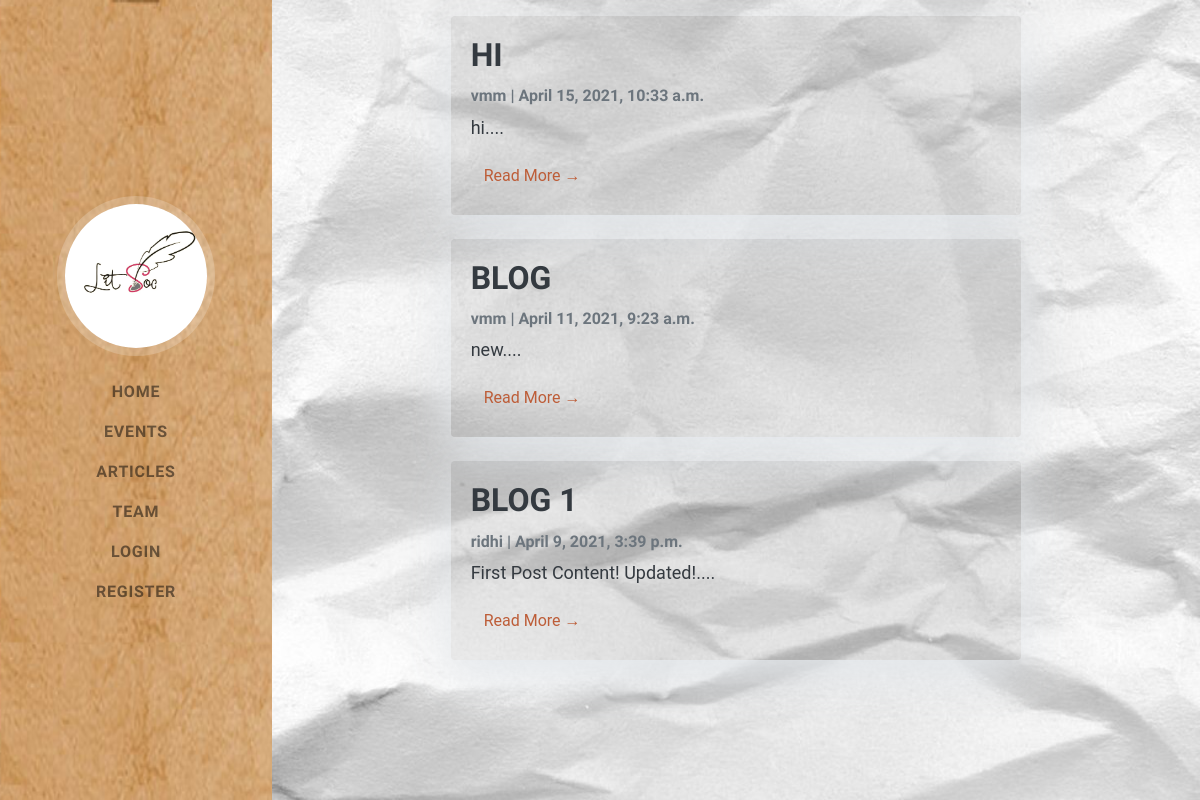
/writing/articles/, run on an earlier commit of the app's database.
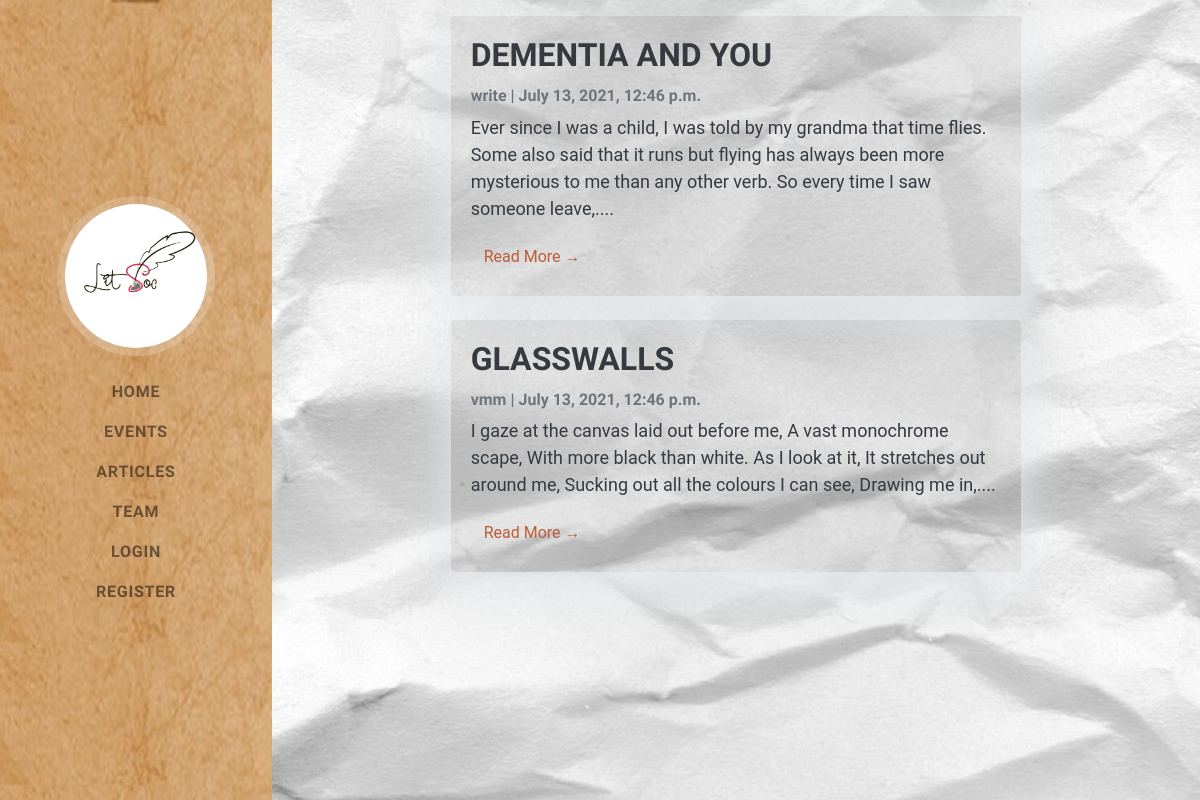
And on a later commit of the database.
### blog/models.py (models this page shows, shortened)
class Post(models.Model):
    title=models.CharField(max_length=100)
    content = models.TextField()
    date = models.DateTimeField(default=timezone.now)
    author = models.ForeignKey(User,on_delete=models.CASCADE)
    status = models.IntegerField(choices=STATUS, default=0)
    class Meta:
        ordering = ['-date']

### blog/views.py (the view)
# urls.py: path('articles/', PostListView.as_view(), name='blog-about'),
class PostListView(ListView):
    queryset = Post.objects.filter(status=1).order_by('-date')
    template_name='blog/about.html'

### blog/templates/blog/about.html (shortened to what this page needs)
{%extends "blog/base.html" %}
{% block content %}
<div class="container">
  <div class="row">
      <div class="col-md-12 mt-3 left">
          {% for post in post_list %}
          <div class="card mb-4">
              <div class="card-body">
                  <h3 class="card-title">{{ post.title }}</h3>
                  <p class="card-text text-muted h6">{{ post.author }} | {{ post.date }} </p>
                  <p class="card-text text-dark">{{post.content|slice:":200"}}....</p>
                  <a href="{% url 'post-detail' post.id %}" class="btn btn-link">Read More &rarr;</a>
              </div>
          </div>
          {% endfor %}
      </div>
  </div>
</div>
{% endblock content %}

What changed in the data, as far as the page shows it:
removed Post: title "HI", author "vmm", date "April 15, 2021, 10:33 a.m.", content "hi"
removed Post: title "BLOG", author "vmm", date "April 11, 2021, 9:23 a.m.", content "new"
removed Post: title "BLOG 1", author "ridhi", date "April 9, 2021, 3:39 p.m.", content "First Post Content! Updated!"
added Post: title "DEMENTIA AND YOU", author "write", date "July 13, 2021, 12:46 p.m.", content "Ever since I was a child, I was told by my grandma that time flies. Some also said that it runs but flying has always been more mysterious to me than any other verb. So every time I saw someone leave,"
added Post: title "GLASSWALLS", author "vmm", date "July 13, 2021, 12:46 p.m.", content "I gaze at the canvas laid out before me, A vast monochrome scape, With more black than white. As I look at it, It stretches out around me, Sucking out all the colours I can see, Drawing me in,"
